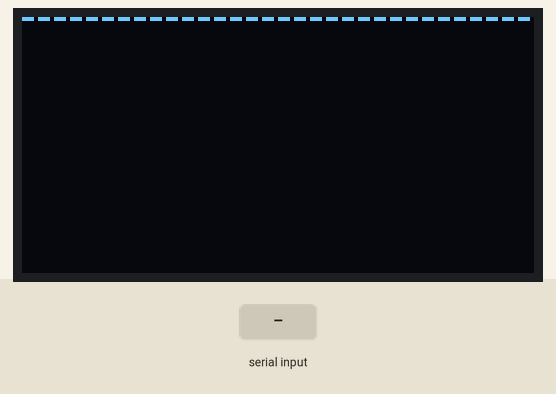
Recording of a program running on a simulated ESP8266 (NodeMCU). Parts: 128×64 one-colour display. Inputs (shaded band) come from the test bench.

Above: at 1.2 s.
1.3 s: "90;45;200\n" received over Serial
At 1.9 s:
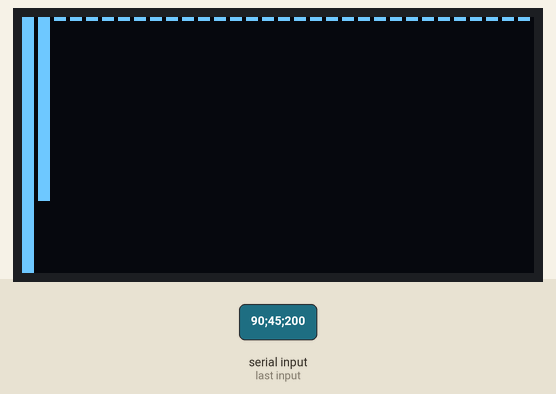
2.8 s: ";\n" received over Serial
At 4.1 s:
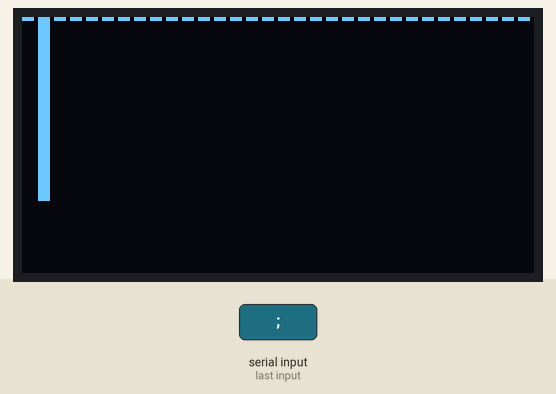
Timing chart, 0 to 5.8 s (numbered marks = the images above; inputs shaded):
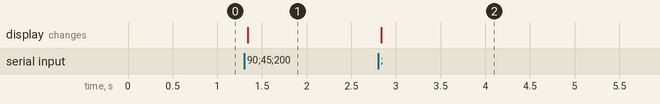

Measured:
- after the input at 1.3 s, the display: changes at once (image 1)
- after the input at 2.8 s, the display: changes at once (image 2)

The program:

main.cpp
```cpp
#include <Arduino.h>
#include <U8g2lib.h>

#include <Wire.h>

U8G2_SSD1306_128X64_NONAME_F_HW_I2C u8g2(U8G2_R0, /* clock=*/ D5, /* data=*/ SDA, /* reset=*/ U8X8_PIN_NONE);   // All Boards without Reset of the Display

#define bar_num 32
byte recievedData[bar_num];
uint8_t values[bar_num] = {0,0,0,0,0, 0,0,0,0,0, 0,0,0,0,0, 0,0,0,0,0, 0,0,0,0,0, 0,0,0,0,0, 0,0};

String sinput;

void setup(void) {
  Serial.begin(115200);
  u8g2.begin();
}


void drawUpdate(uint8_t val[bar_num]){
    for (int i = 0; i < bar_num; i++){
      u8g2.drawBox(i*4, 0, 3, 1+val[i]);
  }
}

/* deprecated because unstable
void recieveData(){
  for(int j = 0; j < bar_num; j++){
    recievedData[j] = Serial.read();
    values[j] = recievedData[j]*0.25;
  }
}
*/

void split(String sdata){
  uint8_t r=0, t=0;
  for (int i=0; i < sdata.length(); i++)
  {
    if(sdata.charAt(i) == ';')
      {
        values[t] = sdata.substring(r, i).toInt();
        r=(i+1);
        t++;
    }
  }
}


void getSData(){
  sinput = Serial.readStringUntil('\n');
  split(sinput);
  sinput = ""; //clear input
}

void loop(void) {
  u8g2.clearBuffer();

  if(Serial.available()){
    //recieveData();
    getSData();
  }

  drawUpdate(values);
  u8g2.sendBuffer();
  delay(1);
}
```
